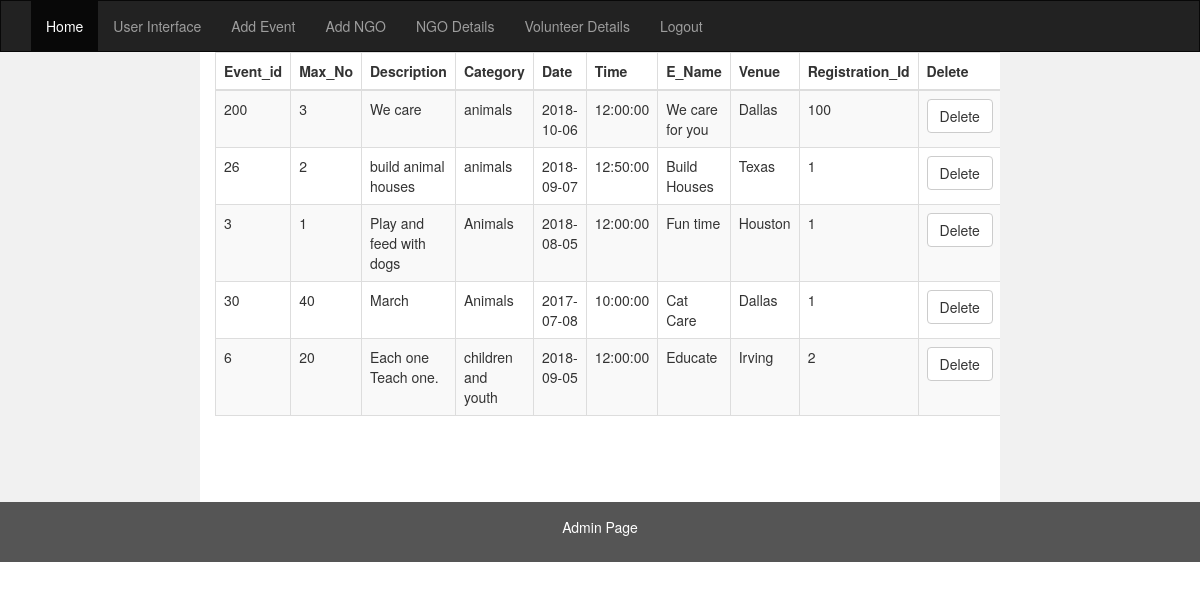
Screenshot of /php/adminpage.php (signed in) with the database file from the repository.
### tables this page shows
CREATE TABLE `event` (
  `event_id` varchar(10) NOT NULL,
  `max_no` int(11) NOT NULL,
  `description` varchar(200) NOT NULL,
  `category` varchar(50) NOT NULL,
  `date` date NOT NULL,
  `time` time NOT NULL,
  `e_name` varchar(40) NOT NULL,
  `venue` varchar(100) NOT NULL,
  `registration_id` varchar(10) NOT NULL,
  `flag` int(11) NOT NULL DEFAULT '0',
  `img` varchar(40) NOT NULL
);

### php/adminpage.php (the view, shortened to what this page needs)
<!DOCTYPE html>
<html lang="en">
<head>
  <link rel="stylesheet" href="https://maxcdn.bootstrapcdn.com/bootstrap/3.3.7/css/bootstrap.min.css">
</head>
<body>
<nav class="navbar navbar-inverse">
  <div class="container-fluid">
    <div class="collapse navbar-collapse" id="myNavbar">
      <ul class="nav navbar-nav">
        <li class="active"><a href="adminpage.php">Home</a></li>
        <li class=""><a href="/volunteer_sign_up/php/homepage.php">User Interface</a></li>
        <li class=""><a href="/volunteer_sign_up/php/admin_AddEvent.php">Add Event</a></li>
       <li class=""><a href="/volunteer_sign_up/php/admin_AddNgo.php">Add NGO</a></li>
       <li class=""><a href="/volunteer_sign_up/php/deleteNgo.php">NGO Details</a></li>
       <li class=""><a href="/volunteer_sign_up/php/volunteerdetails.php">Volunteer Details</a></li>
        <li class="rightfloat"><a href="../php/logout.php" ><span class="rightfloat"></span> Logout</a></li>
      </ul>
    </div>
  </div>
</nav>
<div class="container-fluid text-center">
  <div class="row content">
    <div class="col-sm-2 sidenav">
    </div>
    <div class="col-sm-8 text-left">
      	<table id="example" class="table table-striped table-bordered" cellspacing="0" width="100%">
        <thead>
            <tr>
                <th>Event_id</th>
                <th>Max_No</th>
                <th>Description</th>
                <th>Category</th>
                <th>Date</th>
                <th>Time</th>
                <th>E_Name</th>
                <th>Venue</th>
                <th>Registration_Id</th>
                <th>Delete</th>
            </tr>
        </thead>
        <?php
        $servername = "localhost";
        $username = "root";
        $password = "root";
        $dbname = "volunteer";
        $conn = new mysqli($servername, $username, $password, $dbname);
         $sql = "SELECT * FROM event where flag='0' ";
         $result = $conn->query($sql);
         if ($result->num_rows > 0) {
         	while($row = $result->fetch_assoc()) {
				$deleteButtonString="<td><button  class='btn btn-default' id='delete' onclick='deleteEvent(".$row["event_id"].")'>Delete</button></td>";
         		echo "<tr><td>".$row["event_id"]."</td><td>".$row["max_no"]."</td><td>".$row["description"]."</td><td>".$row["category"]."</td><td>".$row["date"]."</td><td>".$row["time"]."</td><td>".$row["e_name"]."</td><td>".$row["venue"]."</td><td>".$row["registration_id"]."</td>".$deleteButtonString."</tr>";
         	}
         } else {
         	echo "0 results";
         }
         ?>
    </table>
    </div>
    <div class="col-sm-2 sidenav">
      </div>
    </div>
  </div>
<footer class="container-fluid text-center">
  <p>Admin Page</p>
</footer>
</body>
</html>

### php/adminpage.php (style rules this page uses)
.navbar { margin-bottom: 0; border-radius: 0; }
.rightfloat { float: right; }
.row.content { height: 450px }
.sidenav { padding-top: 20px; background-color: #f1f1f1; height: 100%; }
footer { background-color: #555; color: white; padding: 15px; }

### rows the page displays
event: event_id "200", max_no "3", description "We care", category "animals", date "2018-10-06", time "12:00:00", e_name "We care for you", venue "Dallas", registration "100"
event: event_id "26", max_no "2", description "build animal houses", category "animals", date "2018-09-07", time "12:50:00", e_name "Build Houses", venue "Texas", registration "1"
event: event_id "3", max_no "1", description "Play and feed with dogs", category "Animals", date "2018-08-05", time "12:00:00", e_name "Fun time", venue "Houston", registration "1"
event: event_id "30", max_no "40", description "March", category "Animals", date "2017-07-08", time "10:00:00", e_name "Cat Care", venue "Dallas", registration "1"
event: event_id "6", max_no "20", description "Each one Teach one.", category "children and youth", date "2018-09-05", time "12:00:00", e_name "Educate", venue "Irving", registration "2"
